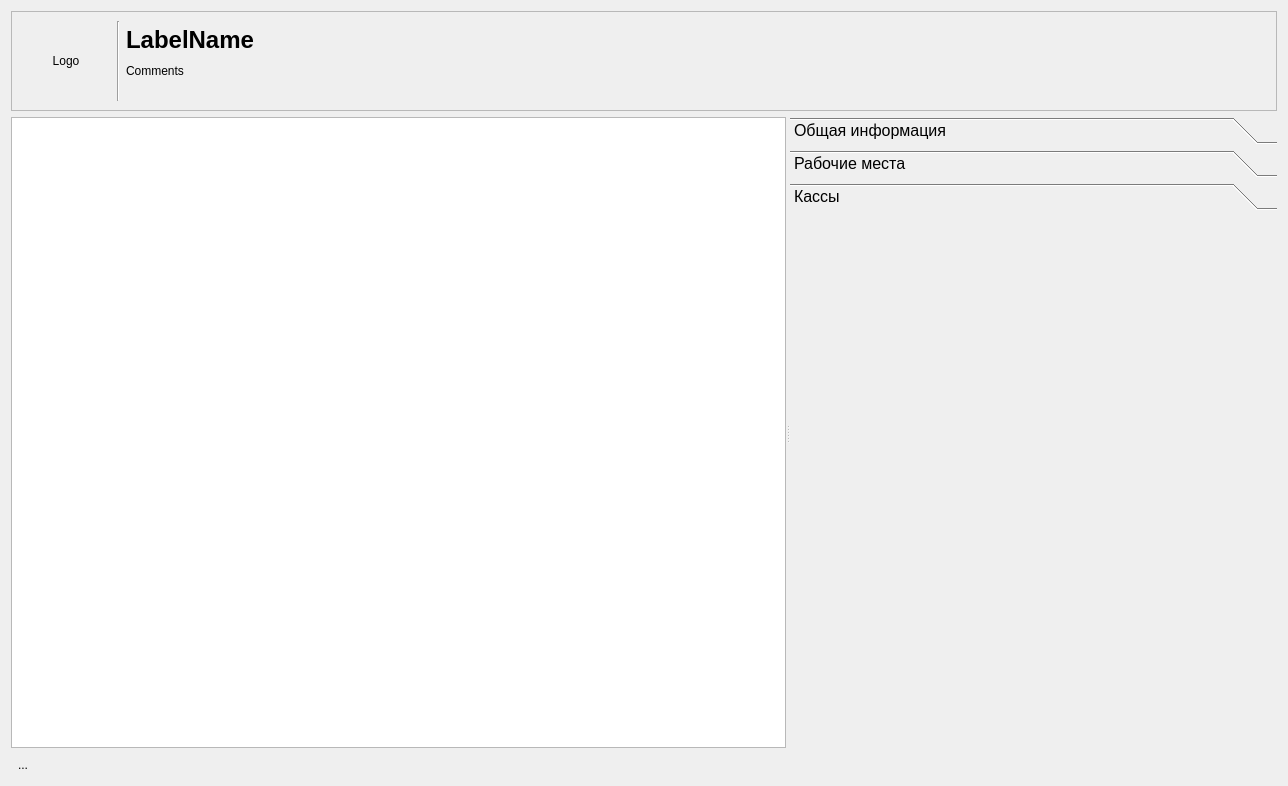
<?xml version="1.0" encoding="UTF-8"?>
<ui version="4.0">
 <class>ClientInfoDialog</class>
 <widget class="QDialog" name="ClientInfoDialog">
  <property name="geometry">
   <rect>
    <x>0</x>
    <y>0</y>
    <width>1288</width>
    <height>786</height>
   </rect>
  </property>
  <property name="windowTitle">
   <string>Dialog</string>
  </property>
  <layout class="QGridLayout" name="gridLayout_2">
   <item row="0" column="0">
    <widget class="QFrame" name="frameTitle">
     <property name="minimumSize">
      <size>
       <width>0</width>
       <height>100</height>
      </size>
     </property>
     <property name="maximumSize">
      <size>
       <width>16777215</width>
       <height>100</height>
      </size>
     </property>
     <property name="frameShape">
      <enum>QFrame::StyledPanel</enum>
     </property>
     <property name="frameShadow">
      <enum>QFrame::Raised</enum>
     </property>
     <layout class="QGridLayout" name="gridLayout">
      <item row="1" column="2">
       <widget class="QLabel" name="labelComments">
        <property name="text">
         <string>Comments</string>
        </property>
        <property name="alignment">
         <set>Qt::AlignLeading|Qt::AlignLeft|Qt::AlignTop</set>
        </property>
        <property name="wordWrap">
         <bool>true</bool>
        </property>
       </widget>
      </item>
      <item row="0" column="1" rowspan="2">
       <widget class="Line" name="line">
        <property name="orientation">
         <enum>Qt::Vertical</enum>
        </property>
       </widget>
      </item>
      <item row="0" column="0" rowspan="2">
       <widget class="QLabel" name="labelLogo">
        <property name="minimumSize">
         <size>
          <width>90</width>
          <height>0</height>
         </size>
        </property>
        <property name="maximumSize">
         <size>
          <width>90</width>
          <height>16777215</height>
         </size>
        </property>
        <property name="text">
         <string>Logo</string>
        </property>
        <property name="scaledContents">
         <bool>false</bool>
        </property>
        <property name="alignment">
         <set>Qt::AlignCenter</set>
        </property>
       </widget>
      </item>
      <item row="0" column="2">
       <widget class="QLabel" name="labelName">
        <property name="font">
         <font>
          <pointsize>18</pointsize>
          <weight>75</weight>
          <bold>true</bold>
         </font>
        </property>
        <property name="text">
         <string>LabelName</string>
        </property>
       </widget>
      </item>
     </layout>
    </widget>
   </item>
   <item row="1" column="0">
    <widget class="QSplitter" name="splitter">
     <property name="orientation">
      <enum>Qt::Horizontal</enum>
     </property>
     <widget class="QTableView" name="tableViewObjects">
      <property name="font">
       <font>
        <pointsize>12</pointsize>
       </font>
      </property>
      <property name="toolTip">
       <string/>
      </property>
      <property name="statusTip">
       <string/>
      </property>
      <property name="editTriggers">
       <set>QAbstractItemView::NoEditTriggers</set>
      </property>
      <property name="alternatingRowColors">
       <bool>true</bool>
      </property>
      <property name="selectionMode">
       <enum>QAbstractItemView::SingleSelection</enum>
      </property>
      <property name="selectionBehavior">
       <enum>QAbstractItemView::SelectRows</enum>
      </property>
     </widget>
     <widget class="QToolBox" name="toolBoxInfo">
      <property name="font">
       <font>
        <pointsize>12</pointsize>
       </font>
      </property>
      <property name="currentIndex">
       <number>2</number>
      </property>
      <widget class="QWidget" name="pageCommon">
       <property name="geometry">
        <rect>
         <x>0</x>
         <y>0</y>
         <width>266</width>
         <height>502</height>
        </rect>
       </property>
       <attribute name="label">
        <string>Общая информация</string>
       </attribute>
      </widget>
      <widget class="QWidget" name="pagePC">
       <property name="geometry">
        <rect>
         <x>0</x>
         <y>0</y>
         <width>266</width>
         <height>502</height>
        </rect>
       </property>
       <attribute name="label">
        <string>Рабочие места</string>
       </attribute>
      </widget>
      <widget class="QWidget" name="pageRRO">
       <attribute name="label">
        <string>Кассы</string>
       </attribute>
      </widget>
     </widget>
    </widget>
   </item>
   <item row="2" column="0">
    <widget class="QToolButton" name="toolButton">
     <property name="toolTip">
      <string>Добавить АЗС</string>
     </property>
     <property name="statusTip">
      <string>Добавление новой АЗС</string>
     </property>
     <property name="text">
      <string>...</string>
     </property>
     <property name="icon">
      <iconset resource="../resource.qrc">
       <normaloff>:/Images/add-icon.png</normaloff>:/Images/add-icon.png</iconset>
     </property>
     <property name="iconSize">
      <size>
       <width>48</width>
       <height>48</height>
      </size>
     </property>
     <property name="shortcut">
      <string>Ctrl+Ins</string>
     </property>
     <property name="autoRaise">
      <bool>true</bool>
     </property>
    </widget>
   </item>
  </layout>
 </widget>
 <resources>
  <include location="../resource.qrc"/>
 </resources>
 <connections/>
</ui>
